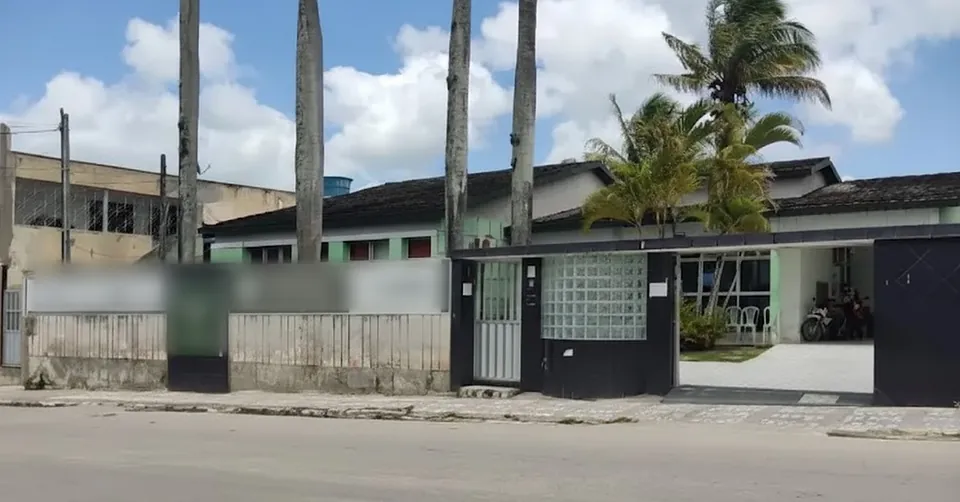
#> input picture assets/img/fachada-hoje-960.webp, 960 x 502 px, given in place of 4 entrada atual.jpg, which was not available
$ python processar_imagens.py ../assets/img/fachada-hoje-960.webp
#> lines starting #> are read from the running program, lines starting #| are printed output that depends on the picture; pictures that were not available may be replaced by others from this repository, and a replacement may not be noted
"""
Gera as imagens otimizadas do site a partir das fotos originais.

Requisitos: pip install opencv-python-headless numpy pillow
Uso:        python tools/processar_imagens.py [pasta-das-fotos-originais]
            (sem argumento, usa a pasta fotos-originais/ na raiz do projeto, ignorada pelo git)

- Alinha os pares "hoje x projeto" (fachada e área de lazer) para o comparador.
- Desfoca as placas institucionais visíveis na fachada atual.
- Exporta WebP em várias larguras (srcset) + JPEG 1200x630 para compartilhamento.
"""
import sys
from pathlib import Path

import cv2
import numpy as np
from PIL import Image, ImageFilter

RAIZ = Path(__file__).resolve().parent.parent
ORIGEM = Path(sys.argv[1]) if len(sys.argv) > 1 else RAIZ / "fotos-originais"
DESTINO = RAIZ / "assets" / "img"
DESTINO.mkdir(parents=True, exist_ok=True)


def ler(nome):
#> called with nome = '4 entrada atual.jpg'
    im = cv2.imread(str(ORIGEM / nome), cv2.IMREAD_COLOR)
#> im is the input picture: shape (502, 960, 3); mean B, G, R 135.8, 135.6, 130.5
    if im is None:
        raise FileNotFoundError(ORIGEM / nome)
    return im


def escala(s):
    return np.array([[s, 0, 0], [0, s, 0], [0, 0, 1]], dtype=np.float64)


def translacao(tx, ty):
    return np.array([[1, 0, tx], [0, 1, ty], [0, 0, 1]], dtype=np.float64)


def para_pil(bgr):
    return Image.fromarray(cv2.cvtColor(bgr, cv2.COLOR_BGR2RGB))


def exportar(img: Image.Image, nome, larguras, qualidade=80):
    """Salva nome-<largura>.webp para cada largura (sem ampliar além do original)."""
    geradas = []
    for w in larguras:
        w = min(w, img.width)
        h = round(img.height * w / img.width)
        out = img.resize((w, h), Image.LANCZOS) if w != img.width else img
        caminho = DESTINO / f"{nome}-{w}.webp"
        out.save(caminho, "WEBP", quality=qualidade, method=6)
        geradas.append((caminho.name, w, h, caminho.stat().st_size // 1024))
    for g in geradas:
        print(f"  {g[0]:34s} {g[1]}x{g[2]}  {g[3]} KB")


def nitidez_suave(img: Image.Image):
    return img.filter(ImageFilter.UnsharpMask(radius=1.2, percent=60, threshold=2))


def fachada():
    """Foto atual (1024px) alinhada ao render do projeto via SIFT + RANSAC."""
    print("Fachada")
    antes = ler("4 entrada atual.jpg")
    depois = ler("depos 2 entrada.jpeg")
#> call 2 of ler, with nome = 'depos 2 entrada.jpeg'
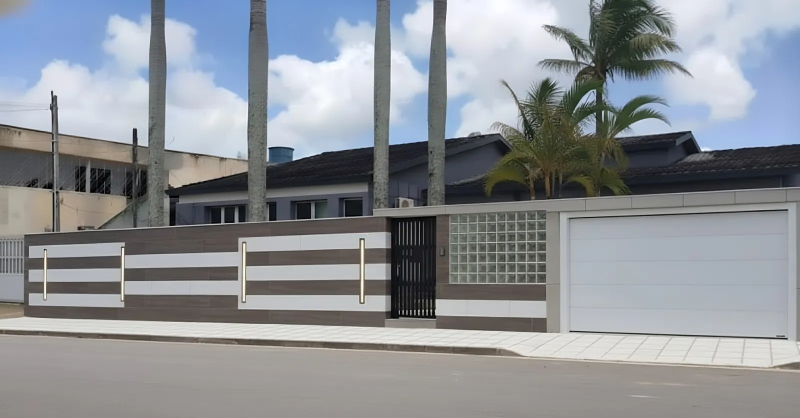
#> input picture assets/img/fachada-projeto-1600.webp, 1600 x 836 px, given in place of depos 2 entrada.jpeg, which was not available (shown at 1/2 size)
#> in ler, im is the input picture: shape (836, 1600, 3); mean B, G, R 150.7, 145.7, 141.4
    W = 2000
    H_d = round(depois.shape[0] * W / depois.shape[1])
#> H_d = 1045
    depois_w = cv2.resize(depois, (W, H_d), interpolation=cv2.INTER_AREA)
    s_antes = W / antes.shape[1]
#> s_antes = 2.08
    antes_w = cv2.resize(antes, None, fx=s_antes, fy=s_antes, interpolation=cv2.INTER_CUBIC)

    sift = cv2.SIFT_create(nfeatures=20000)
    ka, da = sift.detectAndCompute(cv2.cvtColor(antes_w, cv2.COLOR_BGR2GRAY), None)
#> ka = 6391 keypoints; strongest (x, y, size): (1185, 735, 10.2), (1532, 199, 4), (1373, 603, 21.3), (1496, 182, 5.5)
    kd, dd = sift.detectAndCompute(cv2.cvtColor(depois_w, cv2.COLOR_BGR2GRAY), None)
#> kd = 3746 keypoints; strongest (x, y, size): (1047, 777, 3.6), (337, 328, 8.8), (1078, 776, 3.6), (130, 230, 4.3)
    pares = cv2.BFMatcher().knnMatch(da, dd, k=2)
#> pares = 6391 matches
    bons = [m for m, n in pares if m.distance < 0.75 * n.distance]
#> bons = 165 matches
    pa = np.float32([ka[m.queryIdx].pt for m in bons])
#> pa = 165 pairs, first value 11.99 to 1975.1, second value 10.26 to 904.9
    pd = np.float32([kd[m.trainIdx].pt for m in bons])
#> pd = 165 pairs, first value 18.28 to 1969.8, second value 7.96 to 904.8
    H, _ = cv2.findHomography(pa, pd, cv2.RANSAC, 4.0)
#> H = [[0.99, -0.00232, 3.09], [-0.00358, 0.996, 1.62], [-7.86e-06, -6.81e-07, 1]]

    # Warp direto do original para o quadro final (evita reamostrar duas vezes)
    H_total = H @ escala(s_antes)
#> H_total = [[2.06, -0.00482, 3.09], [-0.00747, 2.07, 1.62], [-1.64e-05, -1.42e-06, 1]]
    hoje = cv2.warpPerspective(antes, H_total, (W, H_d), flags=cv2.INTER_LANCZOS4,
                               borderMode=cv2.BORDER_REPLICATE)
    hoje = para_pil(hoje)

    # Desfoque das placas institucionais (coordenadas normalizadas do quadro)
    for x0, y0, x1, y1 in [(0.025, 0.505, 0.475, 0.635), (0.165, 0.535, 0.245, 0.72)]:
        caixa = tuple(round(v) for v in (x0 * W, y0 * H_d, x1 * W, y1 * H_d))
        regiao = hoje.crop(caixa).filter(ImageFilter.GaussianBlur(18))
        mascara = Image.new("L", regiao.size, 0)
        borda = 14
        mascara.paste(255, (borda, borda, regiao.width - borda, regiao.height - borda))
        mascara = mascara.filter(ImageFilter.GaussianBlur(borda / 2))
        hoje.paste(regiao, caixa[:2], mascara)
#> this loop made 2 passes
#> pass 1, in fachada, `regiao = hoje.crop(caixa).filter(ImageFilter.GaussianBlur(18))`:
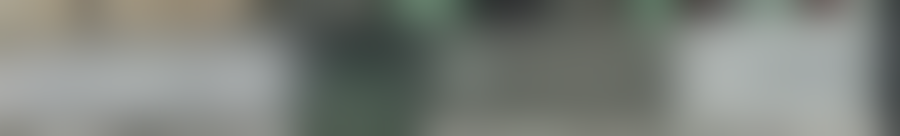
#> regiao: PIL image 900x136 RGB; mean R, G, B 123.9, 128.4, 122.5
#> pass 1, in fachada, `mascara = mascara.filter(ImageFilter.GaussianBlur(borda / 2))`:
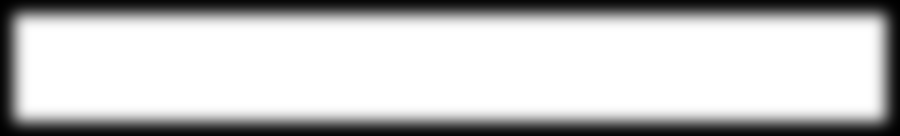
#> mascara: PIL image 900x136 L; min 0, max 255, mean 196.1
#> pass 2, in fachada, `regiao = hoje.crop(caixa).filter(ImageFilter.GaussianBlur(18))`:
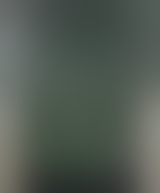
#> regiao: PIL image 160x193 RGB; mean R, G, B 82.4, 91.4, 83.3
#> after the loop:
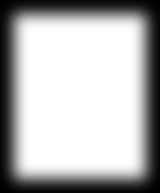
#> mascara: PIL image 160x193 L; min 0, max 255, mean 179.7

    exportar(nitidez_suave(hoje), "fachada-hoje", [960, 1600, 2000])
#> in exportar, `geradas = []`: geradas = []
#> the loop in exportar, `for w in larguras:` made 3 passes
#> (w, h) on passes 1 to 3: (960, 502), (1600, 836), (2000, 1045)
#> pass 1, in exportar, `out = img.resize((w, h), Image.LANCZOS) if w != img.width else img`:
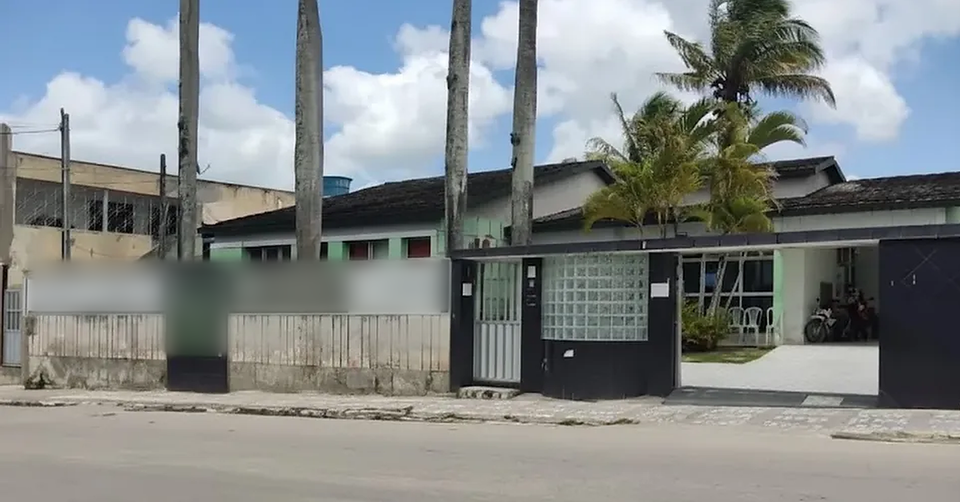
#> out: PIL image 960x502 RGB; mean R, G, B 130.3, 135.4, 135.5
#> after the loop in exportar, `for w in larguras:`: geradas = [('fachada-hoje-960.webp', 960, 502, 41), ('fachada-hoje-1600.webp', 1600, 836, 73), ('fachada-hoje-2000.webp', 2000, 1045, 94)]
#> the loop in exportar, `for g in geradas:` made 3 passes
#|   fachada-hoje-960.webp              960x502  41 KB
#|   fachada-hoje-1600.webp             1600x836  73 KB
#|   fachada-hoje-2000.webp             2000x1045  94 KB
    exportar(para_pil(cv2.resize(depois, (W, H_d), interpolation=cv2.INTER_AREA)),
             "fachada-projeto", [240, 960, 1600, 2000])
#> in exportar (call 2), `geradas = []`: geradas = []
#> the loop in exportar, `for w in larguras:` made 1 pass
#> (w, h) on pass 1: (240, 125)
#> pass 1, in exportar (call 2), `out = img.resize((w, h), Image.LANCZOS) if w != img.width else img`:
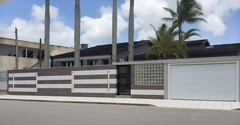
#> out: PIL image 240x125 RGB; mean R, G, B 141.5, 145.7, 150.8


# [45 lines left out: functions lazer, fotos_avulsas, not called in this run]


if __name__ == "__main__":
#> (the run stopped early here; a loop or call above may not have finished)
